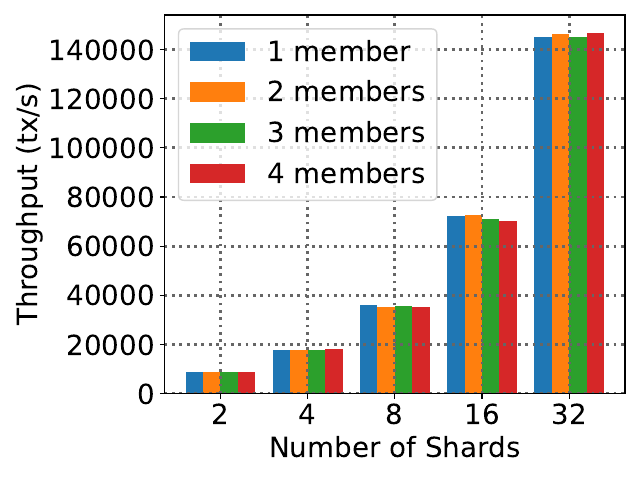

Source code (Python):
import util
import matplotlib
import matplotlib.pyplot as plt
import numpy as np

plt.grid(True, color='#666666', linestyle = ":", linewidth = "2")

to_draw = []
for member_cnt in [1, 2, 3, 4]:
    to_draw.append([])
    for shard_cnt in [2, 4, 8, 16, 32]:
        account_cnt = shard_cnt * 102400
        logdir = "meepo128/"+str(shard_cnt)+"x"+str(member_cnt)+"_erc20_transfer8192*500of"+str(account_cnt)
        tps = util.get_tps(logdir)
        to_draw[-1].append(tps)
        print(shard_cnt, member_cnt, tps)



labels = ['2', '4', '8', '16', '32']


x = np.arange(len(labels))  # the label locations
width = 0.2  # the width of the bars


rects1 = plt.bar(x - 1.5*width,   to_draw[0], width, label='1 member')
rects2 = plt.bar(x - 0.5*width,           to_draw[1], width, label='2 members')
rects3 = plt.bar(x + 0.5*width,            to_draw[2], width, label='3 members')
rects4 = plt.bar(x + 1.5*width,  to_draw[3], width, label='4 members')

# Add some text for labels, title and custom x-axis tick labels, etc.
plt.ylabel('Throughput (tx/s)', fontsize=20)
plt.xlabel('Number of Shards', fontsize=20)
plt.xticks(ticks=x, labels=labels, fontsize=20)
plt.yticks(fontsize=20)
plt.legend(fontsize=20)

plt.tight_layout()

plt.savefig("rq1-1_tps.pdf")
